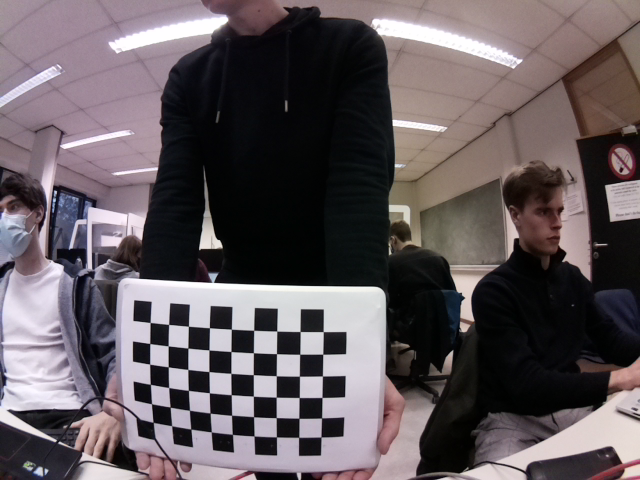
#> input picture programs/cylindrical_projection/sterio_vision/images/imageL0.png, 640 x 480 px; its folder holds only this picture in this run
$ python camera_calibration_parameters.py
#> lines starting #> are read from the running program, lines starting #| are printed output that depends on the picture; after the words box and inside, x2 and y2 are one past the last pixel; in counts of white or black regions, pixels touching at a corner belong together; long printed decimals are rounded
import cv2
import numpy as np
import os
import glob

#####################################################################################
# BRON: https://www.geeksforgeeks.org/camera-calibration-with-python-opencv/
#####################################################################################

# Define the dimensions of checkerboard
CHECKERBOARD = (9, 6)

# stop the iteration when specified
# accuracy, epsilon, is reached or
# specified number of iterations are completed.
criteria = (cv2.TERM_CRITERIA_EPS +
            cv2.TERM_CRITERIA_MAX_ITER, 30, 0.001)

# Vector for 3D points
threedpoints = []

# Vector for 2D points
twodpoints = []

#  3D points real world coordinates
objectp3d = np.zeros((1, CHECKERBOARD[0]
                      * CHECKERBOARD[1],
                      3), np.float32)
objectp3d[0, :, :2] = np.mgrid[0:CHECKERBOARD[0],
                      0:CHECKERBOARD[1]].T.reshape(-1, 2)
prev_img_shape = None

# Extracting path of individual image stored
# in a given directory. Since no path is
# specified, it will take current directory
# jpg files alone
images = glob.glob('/Users/lars/Desktop/PenO3-CW4A1/programs/cylindrical_projection/sterio_vision/images/*.png')
print(images)

for filename in images:
    image = cv2.imread(filename)
#> image is the input picture: shape (480, 640, 3); mean B, G, R 93.2, 89.3, 98.2
    grayColor = cv2.cvtColor(image, cv2.COLOR_BGR2GRAY)
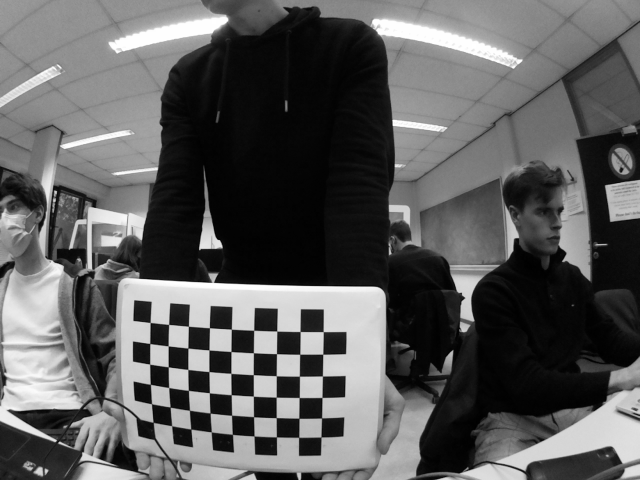
#> grayColor: shape (480, 640); min 0, max 255, mean 92.4

    # Find the chess board corners
    # If desired number of corners are
    # found in the image then ret = true
    ret, corners = cv2.findChessboardCorners(
        grayColor, CHECKERBOARD,
        cv2.CALIB_CB_ADAPTIVE_THRESH
        + cv2.CALIB_CB_FAST_CHECK +
        cv2.CALIB_CB_NORMALIZE_IMAGE)
#> ret = True; corners = 54 rows, first 8: [150.2, 322.5], [168.6, 324.4], [188.4, 326.3], [209.4, 327.7], [231.3, 329.2], [253.7, 330.3], [276.7, 331], [300, 331.5]

    # If desired number of corners can be detected then,
    # refine the pixel coordinates and display
    # them on the images of checker board
    print(ret)
#| True
    if ret == True:
        threedpoints.append(objectp3d)

        # Refining pixel coordinates
        # for given 2d points.
        corners2 = cv2.cornerSubPix(
            grayColor, corners, (11, 11), (-1, -1), criteria)
#> corners2 = 54 rows, first 8: [150.1, 322.5], [168.6, 324.4], [188.4, 326.3], [209.4, 327.7], [231.3, 329.2], [253.7, 330.3], [276.8, 331.1], [300.1, 331.6]

        twodpoints.append(corners2)

        # Draw and display the corners
        image = cv2.drawChessboardCorners(image,
                                          CHECKERBOARD,
                                          corners2, ret)
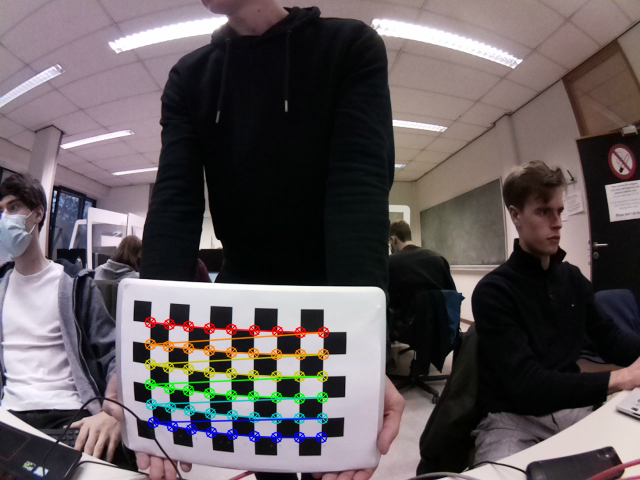
#> image: shape (480, 640, 3); 3.03% of pixels changed, all inside (x1, y1, x2, y2) = (144, 316, 330, 444)

    cv2.imshow('img', image)
    cv2.waitKey(0)

cv2.destroyAllWindows()

h, w = image.shape[:2]
#> h = 480; w = 640

# Perform camera calibration by
# passing the value of above found out 3D points (threedpoints)
# and its corresponding pixel coordinates of the
# detected corners (twodpoints)
ret, matrix, distortion, r_vecs, t_vecs = cv2.calibrateCamera(
    threedpoints, twodpoints, grayColor.shape[::-1], None, None)
#> ret = 0.136; matrix = [[346.9, 0, 321], [0, 343.7, 248.9], [0, 0, 1]]; distortion = [[-0.444, 0.191, 0.0117, -0.00889, -0.0418]]; r_vecs = ([-0.247, -0.0913, 0.0203],); t_vecs = ([-7.86, 3.37, 14.06],)

# Displaying required output
print(" Camera matrix:")
print(matrix)
#| [[346.946   0.         320.969]
#|  [  0.         343.694 248.925 ]
#|  [  0.           0.           1.        ]]

print("\n Distortion coefficient:")
print(distortion)
#| [[-0.4444  0.1908  0.01166 -0.008889 -0.04184]]

print("\n Rotation Vectors:")
print(r_vecs)
#| (array([[-0.2467],
#|        [-0.09134],
#|        [ 0.02031]]),)

print("\n Translation Vectors:")
print(t_vecs)
#| (array([[-7.864],
#|        [ 3.372],
#|        [14.057]]),)

$ run again, on programs/cylindrical_projection/sterio_vision/images/imageL3.png
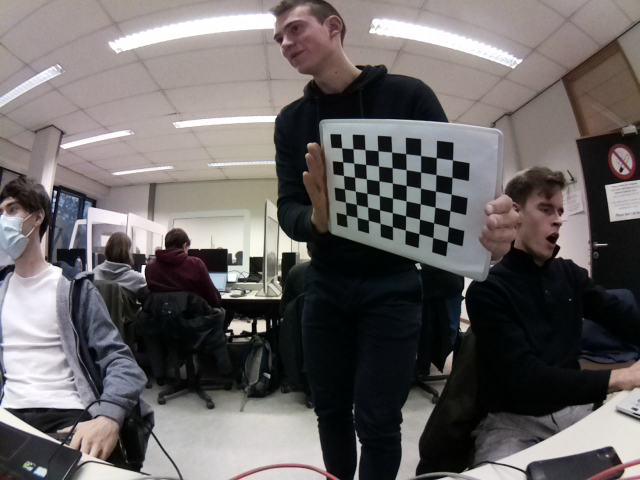
#> input picture programs/cylindrical_projection/sterio_vision/images/imageL3.png, 640 x 480 px
#> image is the input picture: shape (480, 640, 3); mean B, G, R 100.9, 101, 105.8
#> `grayColor = cv2.cvtColor(image, cv2.COLOR_BGR2GRAY)`:
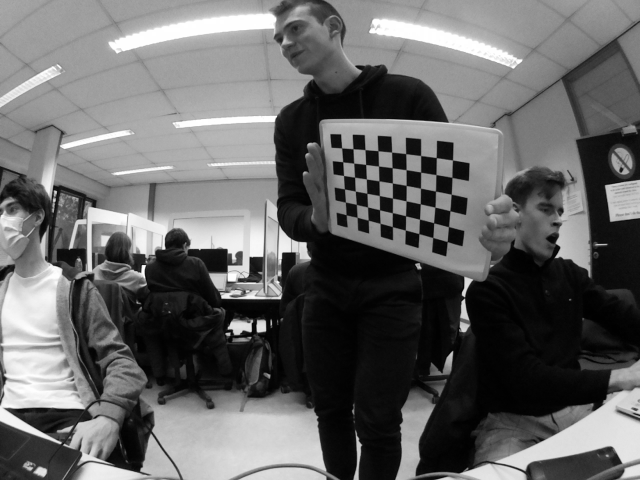
#> grayColor: shape (480, 640); min 0, max 255, mean 102.4
#> `ret, corners = cv2.findChessboardCorners( grayColor, CHECKERBOARD, cv2..`: ret = True; corners = 54 rows, first 8: [341.6, 147.8], [353, 148.7], [364.9, 149.6], [377.9, 150.7], [391.6, 152.2], [405.7, 153.6], [420.6, 155.5], [436.3, 157.5]
#| True
#> corners2 = 54 rows, first 8: [347.4, 148.5], [347.4, 148.5], [359.1, 149.1], [377.9, 150.7], [391.6, 152.1], [405.6, 153.6], [420.6, 155.5], [436.3, 157.6]
#> `image = cv2.drawChessboardCorners(image, CHECKERBOARD, corners2, ret)`:
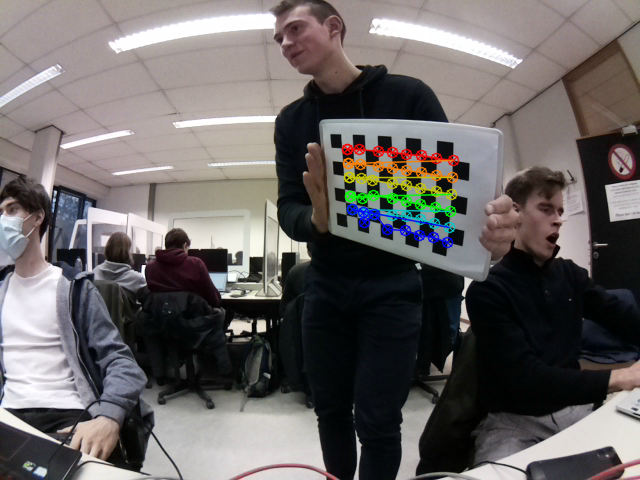
#> image: shape (480, 640, 3); 2.06% of pixels changed, all inside (x1, y1, x2, y2) = (341, 143, 460, 249)
#> `ret, matrix, distortion, r_vecs, t_vecs = cv2.calibrateCamera( threedp..`: ret = 3.74; matrix = [[205.2, 0, 352.9], [0, 252.6, 224.3], [0, 0, 1]]; distortion = [[11.15, -175.2, -0.169, 0.444, 677.2]]; r_vecs = ([0.677, 0.665, 0.0546],); t_vecs = ([-1.14, -4.83, 20.39],)
#| [[205.246      0.         352.902]
#|  [  0.         252.614 224.300]
#|  [  0.           0.           1.        ]]
#| [[ 1.11488965e+01 -1.75184375e+02 -1.69303511e-01  4.44378109e-01
#|    6.77208798e+02]]
#| (array([[0.6774],
#|        [0.6651],
#|        [0.05464]]),)
#| (array([[-1.138],
#|        [-4.831],
#|        [20.392]]),)

$ run again, on programs/cylindrical_projection/sterio_vision/images/imageL4.png
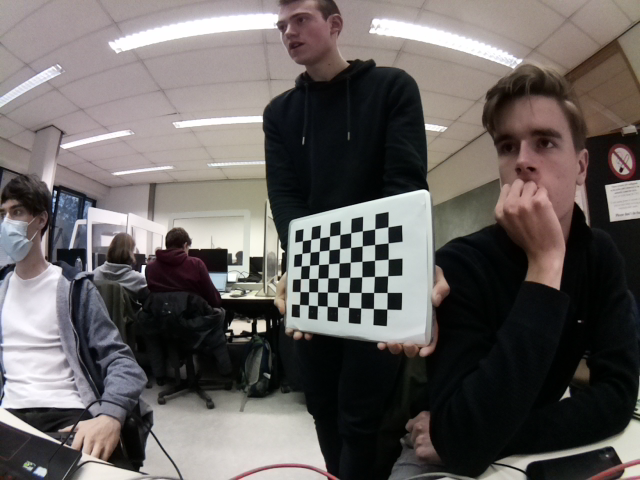
#> input picture programs/cylindrical_projection/sterio_vision/images/imageL4.png, 640 x 480 px
#> image is the input picture: shape (480, 640, 3); mean B, G, R 95.9, 97.5, 102.6
#> `grayColor = cv2.cvtColor(image, cv2.COLOR_BGR2GRAY)`:
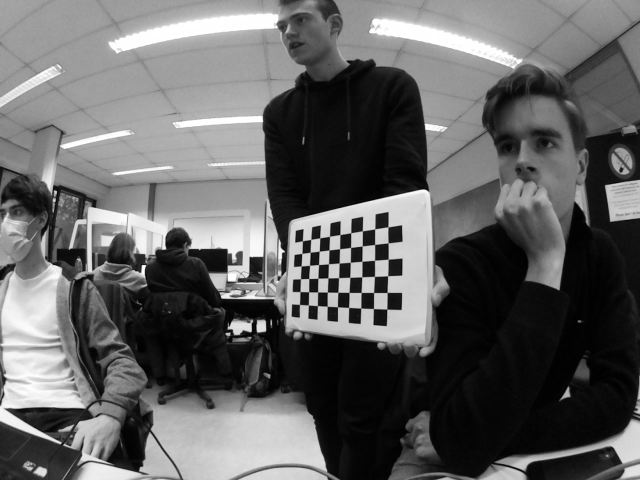
#> grayColor: shape (480, 640); min 0, max 255, mean 98.8
#> `ret, corners = cv2.findChessboardCorners( grayColor, CHECKERBOARD, cv2..`: ret = True; corners = 54 rows, first 8: [302.4, 240.8], [310.8, 239.4], [319.7, 237.8], [329.5, 236.2], [339.9, 234.6], [350.7, 232.8], [362.4, 230.8], [374.6, 228.9]
#| True
#> corners2 = 54 rows, first 8: [304, 238.2], [311.1, 238.9], [320, 235.1], [324.7, 235.6], [334.6, 235.4], [345.4, 233.4], [356.6, 231.8], [368.2, 229.7]
#> `image = cv2.drawChessboardCorners(image, CHECKERBOARD, corners2, ret)`:
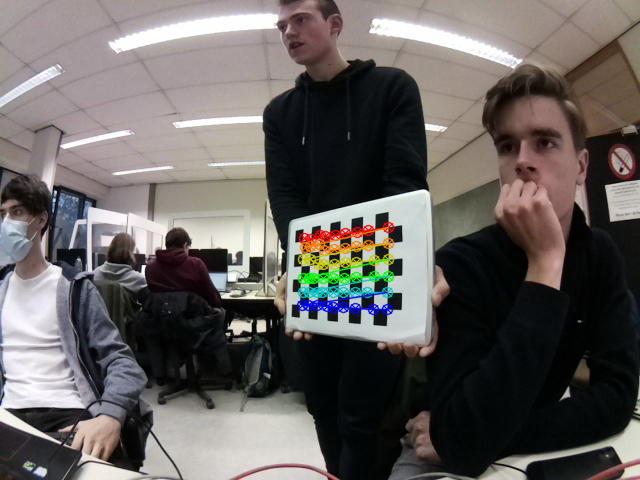
#> image: shape (480, 640, 3); 1.93% of pixels changed, all inside (x1, y1, x2, y2) = (296, 221, 395, 316)
#> `ret, matrix, distortion, r_vecs, t_vecs = cv2.calibrateCamera( threedp..`: ret = 2.07; matrix = [[130.8, 0, 287], [0, 270.5, 158.4], [0, 0, 1]]; distortion = [[16.21, -53.47, -1.08, 0.137, 73.14]]; r_vecs = ([-0.861, 0.833, -0.0626],); t_vecs = ([2.52, 7.4, 28.29],)
#| [[130.841   0.         286.964]
#|  [  0.         270.506 158.392 ]
#|  [  0.           0.           1.        ]]
#| [[ 16.209 -53.469  -1.081   0.1375  73.141 ]]
#| (array([[-0.8613],
#|        [ 0.8329],
#|        [-0.06264]]),)
#| (array([[ 2.516],
#|        [ 7.397],
#|        [28.294]]),)

$ run again, on programs/cylindrical_projection/sterio_vision/images/imageL1.png
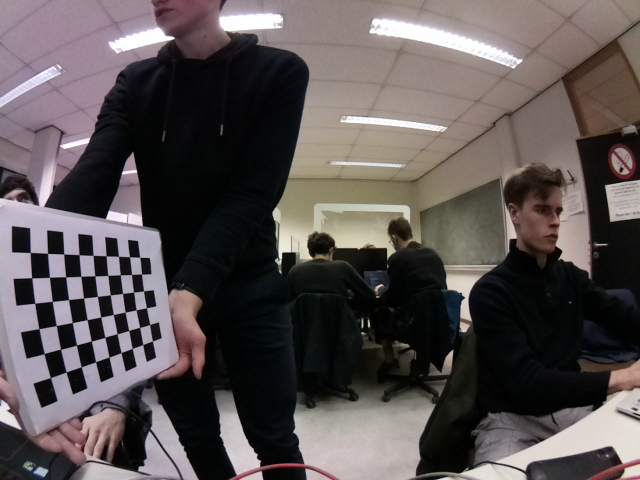
#> input picture programs/cylindrical_projection/sterio_vision/images/imageL1.png, 640 x 480 px
#> image is the input picture: shape (480, 640, 3); mean B, G, R 82.7, 82.6, 90.1
#> `grayColor = cv2.cvtColor(image, cv2.COLOR_BGR2GRAY)`:
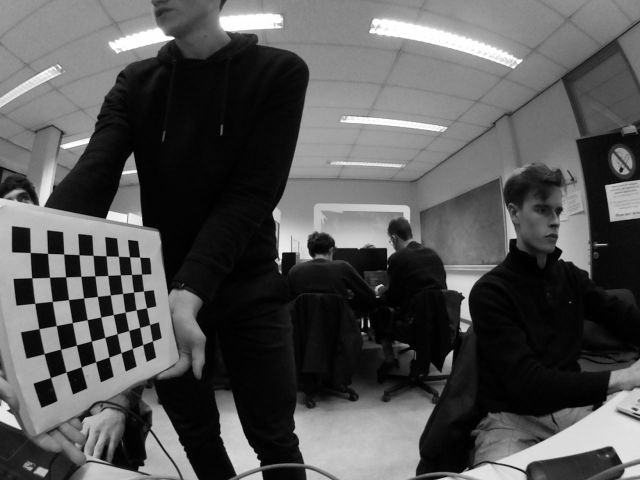
#> grayColor: shape (480, 640); min 0, max 255, mean 84.9
#> `ret, corners = cv2.findChessboardCorners( grayColor, CHECKERBOARD, cv2..`: ret = True; corners = 54 rows, first 8: [30.33, 252.5], [47.52, 253.4], [63.63, 254], [79.07, 254.7], [93.11, 255.4], [106.1, 255.8], [118.5, 256.3], [129.5, 256.7]
#| True
#> corners2 = 54 rows, first 8: [30.23, 252.5], [47.49, 253.4], [63.68, 254], [78.97, 254.7], [93.06, 255.4], [112.1, 255.8], [124.3, 256.5], [134.6, 257]
#> `image = cv2.drawChessboardCorners(image, CHECKERBOARD, corners2, ret)`:
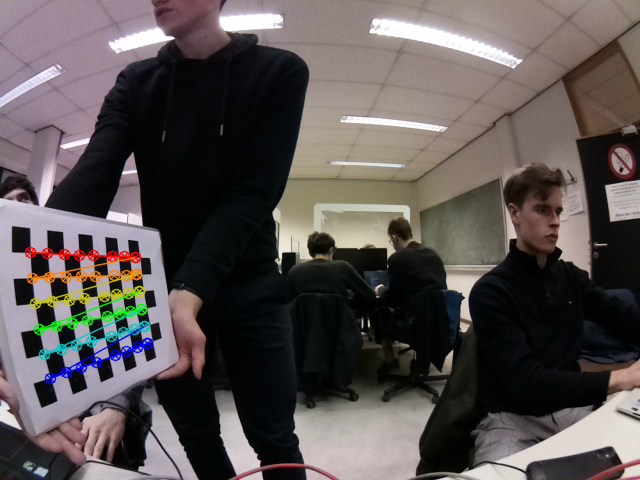
#> image: shape (480, 640, 3); 2.23% of pixels changed, all inside (x1, y1, x2, y2) = (24, 246, 154, 385)
#> `ret, matrix, distortion, r_vecs, t_vecs = cv2.calibrateCamera( threedp..`: ret = 2.88; matrix = [[146.6, 0, 358.7], [0, 477.5, 279.6], [0, 0, 1]]; distortion = [[-0.123, 0.0219, -0.00396, -0.000757, -0.00127]]; r_vecs = ([-0.198, -1.67, -0.314],); t_vecs = ([-39.64, -0.439, 13.4],)
#| [[146.594   0.         358.706]
#|  [  0.         477.526 279.611]
#|  [  0.           0.           1.        ]]
#| [[-0.1234  0.02191 -0.003959 -0.0007569 -0.001268]]
#| (array([[-0.1984],
#|        [-1.670],
#|        [-0.3144]]),)
#| (array([[-39.645],
#|        [ -0.4387],
#|        [ 13.402]]),)
